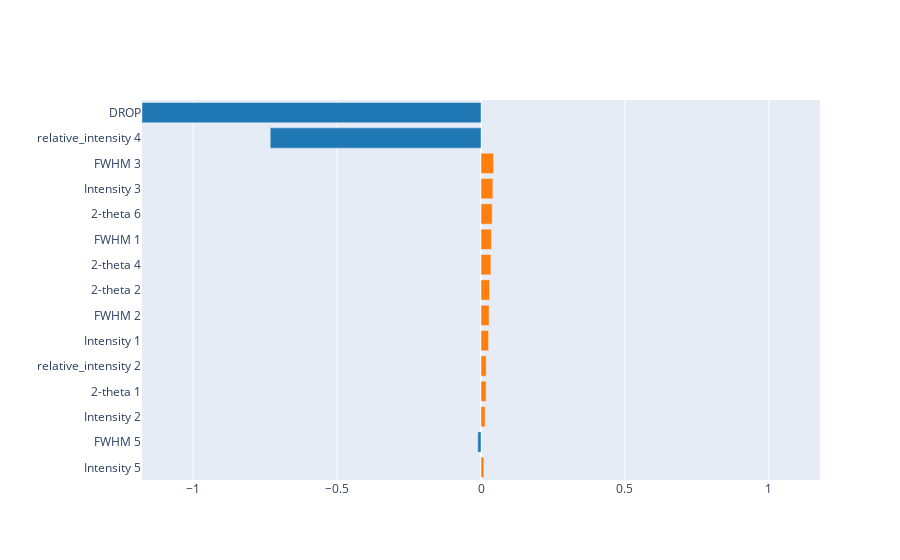

The cell this chart's notebook holds for it:
### Code cell
#sample1
specific_rows1 = x.iloc[[0,1,2,3,4,5], :]

# Get pfi for the specific rows
interpret_model(gbr, data=specific_rows1, plot='pfi')

### Figure 1 — Plotly figure (JSON) as saved in the notebook; plotly's stock layout.template omitted (floating-point values rounded to 4 significant figures)
{"data": [{"marker": {"color": ["#ff7f0e", "#1f77b4", "#ff7f0e", "#ff7f0e", "#ff7f0e", "#ff7f0e", "#ff7f0e", "#ff7f0e", "#ff7f0e", "#ff7f0e", "#ff7f0e", "#ff7f0e", "#ff7f0e", "#1f77b4", "#1f77b4"]}, "orientation": "h", "type": "bar", "x": [0.009934, -0.0111, 0.01415, 0.01791, 0.01822, 0.02626, 0.02799, 0.02997, 0.03428, 0.03607, 0.03891, 0.04119, 0.04356, -0.732, -1.177], "y": ["Intensity 5", "FWHM 5", "Intensity 2", "2-theta 1", "relative_intensity 2", "Intensity 1", "FWHM 2", "2-theta 2", "2-theta 4", "FWHM 1", "2-theta 6", "Intensity 3", "FWHM 3", "relative_intensity 4", "DROP"]}], "layout": {"title": {"text": ""}, "xaxis": {"range": [-1.177, 1.177], "title": {"text": ""}}, "yaxis": {"automargin": true, "dtick": 1, "title": {"text": ""}}}}
